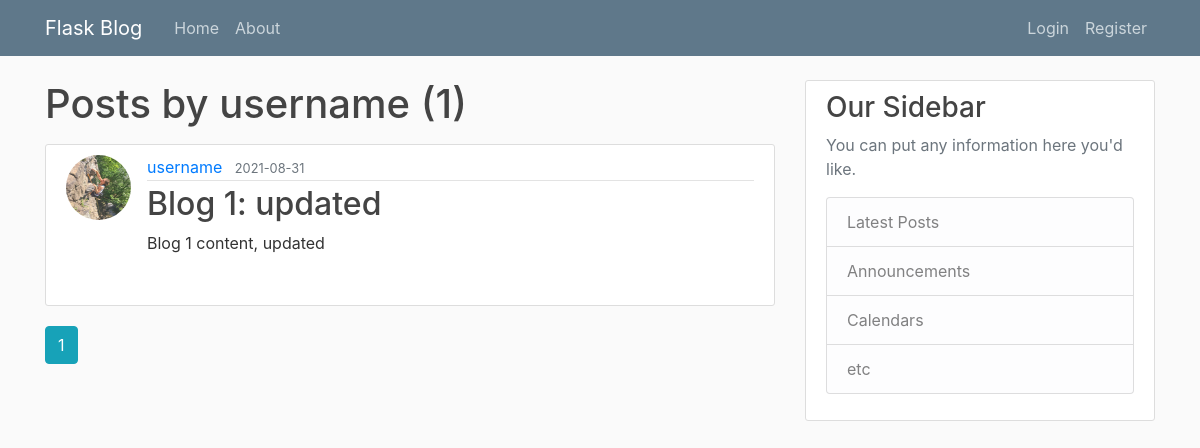
/user/username, run on an earlier commit of the app's database.
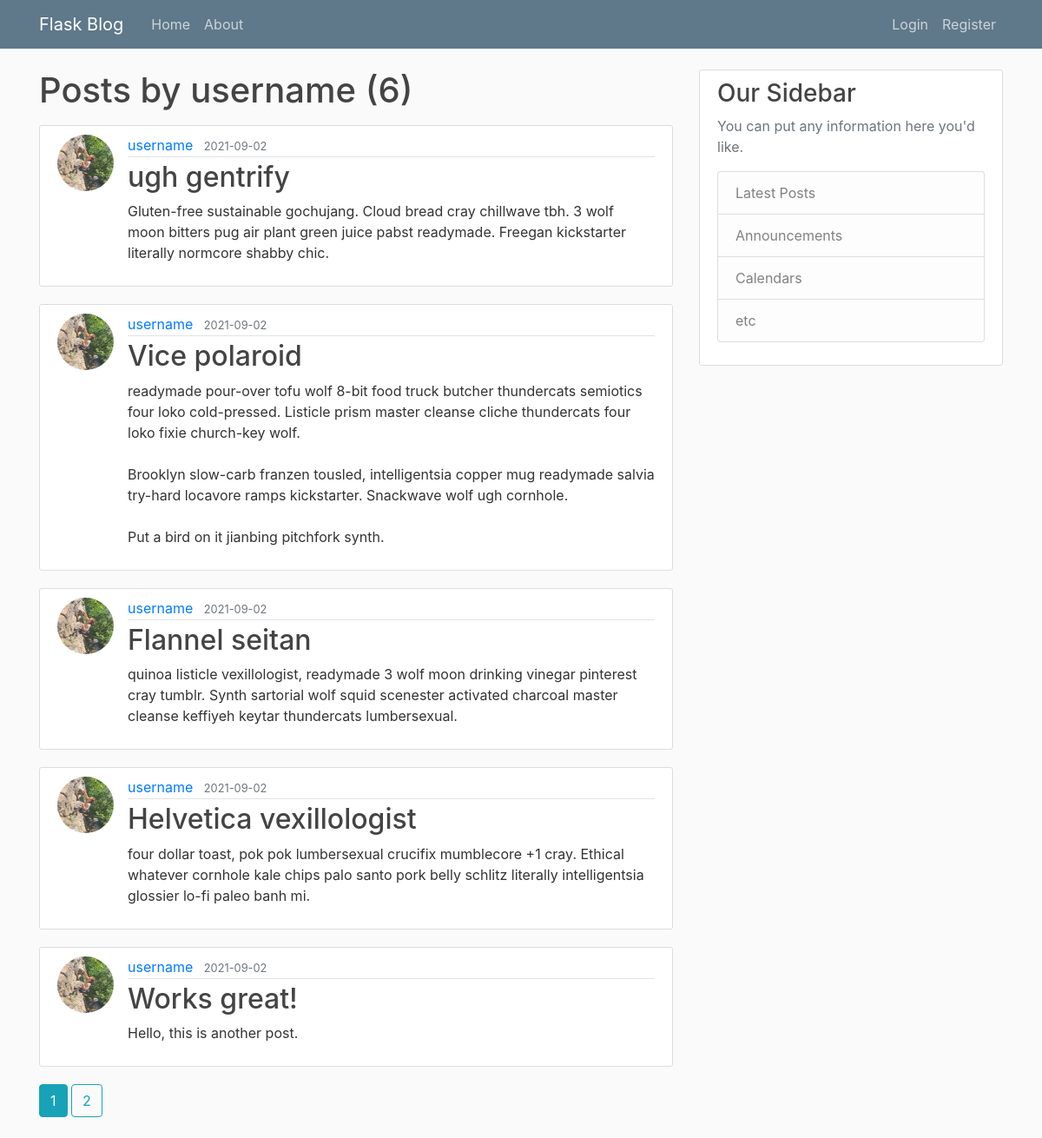
And on a later commit of the database.
### flaskblog/models.py (models this page shows, shortened)
class User(db.Model, UserMixin):
    id = db.Column(db.Integer, primary_key=True)
    username = db.Column(db.String(20), unique=True, nullable=False)
    email = db.Column(db.String(120), unique=True, nullable=False)
    image_file = db.Column(db.String(20), nullable=False, default='default.jpg')
    password = db.Column(db.String(60), nullable=False)
    posts = db.relationship('Post', backref='author', lazy=True)

class Post(db.Model):
    id = db.Column(db.Integer, primary_key=True)
    title = db.Column(db.String(100), nullable=False)
    date_posted = db.Column(db.DateTime, nullable=False, default=datetime.utcnow)
    content = db.Column(db.Text, nullable=False)
    user_id = db.Column(db.Integer, db.ForeignKey('user.id'), nullable=False)

### flaskblog/routes.py (the view)
@app.route("/user/<string:username>")
def user_posts(username):
    page = request.args.get('page', 1, type=int)
    user = User.query.filter_by(username=username).first_or_404()
    posts = Post.query.filter_by(author=user)\
    .order_by(Post.date_posted.desc())\
    .paginate(page=page, per_page=5)
    return render_template('user_posts.html', posts=posts, user=user)

### flaskblog/templates/user_posts.html
{% extends "layout.html"%}
{% block content %}
    <h1 class="mb-3">Posts by {{ user.username }} ({{ posts.total }})</h1>
  {% for post in posts.items %}
    <article class="media content-section">
      <img
        class="rounded-circle article-img"
        src="{{ url_for('static', filename='profile_pics/' + post.author.image_file) }}"
        alt="profile img"
      />
      <div class="media-body">
        <div class="article-metadata">
          <a class="mr-2" href="{{ url_for('user_posts', username=post.author.username) }}">{{ post.author.username }}</a>
          <small class="text-muted"
            >{{ post.date_posted.strftime('%Y-%m-%d') }}</small
          >
        </div>
        <h2>
          <a class="article-title" href="{{ url_for('post', post_id=post.id) }}"
            >{{ post.title }}</a
          >
        </h2>
        <p class="article-content">{{ post.content }}</p>
      </div>
    </article>
  {% endfor %}
  {% for page_num in posts.iter_pages(left_edge=1, right_edge=1, left_current=1, right_current=2) %}
    {% if page_num %}
      {% if posts.page == page_num %}
        <a class="btn btn-info mb-4" href="{{ url_for('user_posts', username=user.username, page=page_num) }}">{{ page_num }}</a>
      {% else %}
        <a class="btn btn-outline-info mb-4" href="{{ url_for('user_posts', username=user.username, page=page_num) }}">{{ page_num }}</a>
      {% endif %}
    {% else %}
      ...
    {% endif %}
  {% endfor %}
{% endblock content %}

### flaskblog/templates/layout.html (shortened to what this page needs)
<!DOCTYPE html>
<html lang="en">
<head>
     <link rel="stylesheet" href="https://stackpath.bootstrapcdn.com/bootstrap/4.3.1/css/bootstrap.min.css">
     <link rel="stylesheet" type="text/css" href="{{ url_for('static', filename='main.css') }}">
</head>
<body>
    <header class="site-header">
        <nav class="navbar navbar-expand-md navbar-dark bg-steel fixed-top">
          <div class="container">
            <a class="navbar-brand mr-4" href="/">Flask Blog</a>
            <div class="collapse navbar-collapse" id="navbarToggle">
              <div class="navbar-nav mr-auto">
                <a class="nav-item nav-link" href="{{ url_for('home') }}">Home</a>
                <a class="nav-item nav-link" href="{{ url_for('about') }}">About</a>
              </div>
              <div class="navbar-nav">
                {% if current_user.is_authenticated%}
                <a class="nav-item nav-link" href="{{ url_for('new_post') }}">New Post</a>
                <a class="nav-item nav-link" href="{{ url_for('account') }}">Account</a>
                <a class="nav-item nav-link" href="{{ url_for('logout') }}">Logout</a>
                {% else %}
                <a class="nav-item nav-link" href="{{ url_for('login') }}">Login</a>
                <a class="nav-item nav-link" href="{{ url_for('register') }}">Register</a>
                {% endif %}
              </div>
            </div>
          </div>
        </nav>
      </header>
      <main role="main" class="container">
        <div class="row">
          <div class="col-md-8">
            {% block content %}{% endblock %}
          </div>
          <div class="col-md-4">
            <div class="content-section">
              <h3>Our Sidebar</h3>
              <p class='text-muted'>You can put any information here you'd like.
                <ul class="list-group">
                  <li class="list-group-item list-group-item-light">Latest Posts</li>
                  <li class="list-group-item list-group-item-light">Announcements</li>
                  <li class="list-group-item list-group-item-light">Calendars</li>
                  <li class="list-group-item list-group-item-light">etc</li>
                </ul>
              </p>
            </div>
          </div>
        </div>
      </main>
</body>
</html>

### flaskblog/static/main.css (style rules this page uses)
body { background: #fafafa; color: #333333; margin-top: 5rem; }
h1, h2, h3, h4, h5, h6 { color: #444444; }
.bg-steel { background-color: #5f788a; }
.site-header .navbar-nav .nav-link { color: #cbd5db; }
.content-section { background: #ffffff; padding: 10px 20px; border: 1px solid #dddddd; border-radius: 3px; margin-bottom: 20px; }
.article-title { color: #444444; }
.article-content { white-space: pre-line; }
.article-img { height: 65px; width: 65px; margin-right: 16px; }
.article-metadata { padding-bottom: 1px; margin-bottom: 4px; border-bottom: 1px solid #e3e3e3 }

What changed in the data, as far as the page shows it:
no longer on this page (row unchanged): Post: image_file (picture), author.username "username", date_posted "2021-08-31", title "Blog 1: updated", content "Blog 1 content, updated"
added Post: image_file (picture), author.username "username", date_posted "2021-09-02", title "ugh gentrify", content "Gluten-free sustainable gochujang. Cloud bread cray chillwave tbh. 3 wolf moon bitters pug air plant green juice pabst readymade. Freegan kickstarter literally normcore shabby chic."
added Post: image_file (picture), author.username "username", date_posted "2021-09-02", title "Vice polaroid", content "readymade pour-over tofu wolf 8-bit food truck butcher thundercats semiotics four loko cold-pressed. Listicle prism master cleanse cliche thundercats four loko fixie church-key wolf. Brooklyn slow-carb franzen tousled, intelligentsia copper mug readymade salvia try-hard locavore ramps kickstarter. Snackwave wolf ugh cornhole. Put a bird on it jianbing pitchfork synth."
added Post: image_file (picture), author.username "username", date_posted "2021-09-02", title "Flannel seitan", content "quinoa listicle vexillologist, readymade 3 wolf moon drinking vinegar pinterest cray tumblr. Synth sartorial wolf squid scenester activated charcoal master cleanse keffiyeh keytar thundercats lumbersexual."
added Post: image_file (picture), author.username "username", date_posted "2021-09-02", title "Helvetica vexillologist", content "four dollar toast, pok pok lumbersexual crucifix mumblecore +1 cray. Ethical whatever cornhole kale chips palo santo pork belly schlitz literally intelligentsia glossier lo-fi paleo banh mi."
added Post: image_file (picture), author.username "username", date_posted "2021-09-02", title "Works great!", content "Hello, this is another post."
Also different on the page:
{{ posts.total }}: "1" → "6"
new list line: "2"
